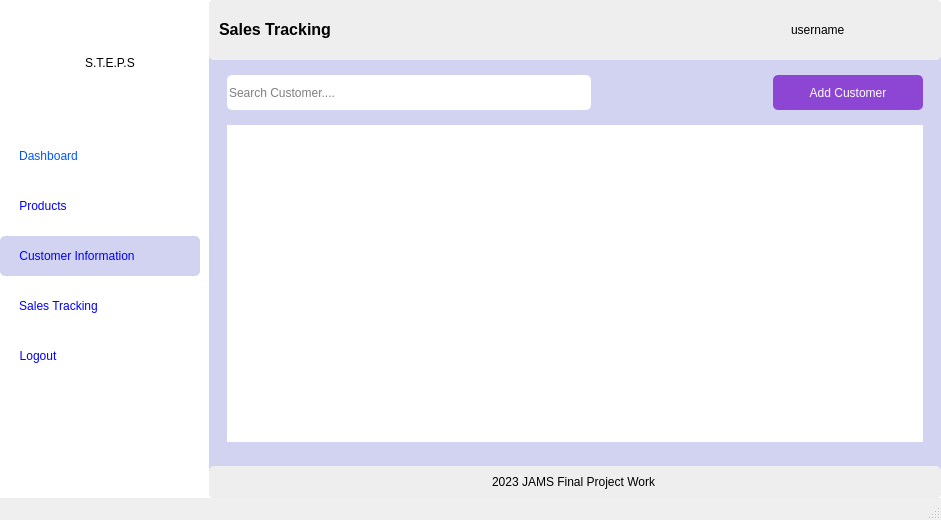
<?xml version="1.0" encoding="UTF-8"?>
<ui version="4.0">
 <class>MainWindow</class>
 <widget class="QMainWindow" name="MainWindow">
  <property name="geometry">
   <rect>
    <x>0</x>
    <y>0</y>
    <width>941</width>
    <height>520</height>
   </rect>
  </property>
  <property name="windowTitle">
   <string>Customers</string>
  </property>
  <property name="styleSheet">
   <string notr="true">MainWindow{
	background-color: #ffe135
}</string>
  </property>
  <widget class="QWidget" name="centralwidget">
   <property name="styleSheet">
    <string notr="true">background-color: rgb(255, 255, 255);</string>
   </property>
   <layout class="QHBoxLayout" name="horizontalLayout">
    <property name="spacing">
     <number>9</number>
    </property>
    <property name="leftMargin">
     <number>0</number>
    </property>
    <property name="topMargin">
     <number>0</number>
    </property>
    <property name="rightMargin">
     <number>0</number>
    </property>
    <property name="bottomMargin">
     <number>0</number>
    </property>
    <item>
     <widget class="QWidget" name="widget_2" native="true">
      <property name="minimumSize">
       <size>
        <width>200</width>
        <height>0</height>
       </size>
      </property>
      <property name="maximumSize">
       <size>
        <width>200</width>
        <height>16777215</height>
       </size>
      </property>
      <property name="styleSheet">
       <string notr="true">border-radius: 5px;</string>
      </property>
      <layout class="QVBoxLayout" name="verticalLayout_8">
       <property name="leftMargin">
        <number>0</number>
       </property>
       <property name="topMargin">
        <number>0</number>
       </property>
       <property name="rightMargin">
        <number>0</number>
       </property>
       <property name="bottomMargin">
        <number>0</number>
       </property>
       <item alignment="Qt::AlignTop">
        <widget class="QWidget" name="widget_3" native="true">
         <property name="sizePolicy">
          <sizepolicy hsizetype="Preferred" vsizetype="Maximum">
           <horstretch>0</horstretch>
           <verstretch>0</verstretch>
          </sizepolicy>
         </property>
         <property name="minimumSize">
          <size>
           <width>200</width>
           <height>400</height>
          </size>
         </property>
         <property name="maximumSize">
          <size>
           <width>200</width>
           <height>800</height>
          </size>
         </property>
         <property name="styleSheet">
          <string notr="true">border-radius: 5px;</string>
         </property>
         <layout class="QVBoxLayout" name="verticalLayout">
          <property name="leftMargin">
           <number>0</number>
          </property>
          <property name="topMargin">
           <number>0</number>
          </property>
          <property name="rightMargin">
           <number>0</number>
          </property>
          <property name="bottomMargin">
           <number>0</number>
          </property>
          <item>
           <widget class="QWidget" name="widget" native="true">
            <property name="sizePolicy">
             <sizepolicy hsizetype="Expanding" vsizetype="Expanding">
              <horstretch>0</horstretch>
              <verstretch>0</verstretch>
             </sizepolicy>
            </property>
            <property name="maximumSize">
             <size>
              <width>16777215</width>
              <height>90</height>
             </size>
            </property>
            <property name="styleSheet">
             <string notr="true"/>
            </property>
            <layout class="QHBoxLayout" name="horizontalLayout_4">
             <item>
              <widget class="QLabel" name="label_2">
               <property name="sizePolicy">
                <sizepolicy hsizetype="Maximum" vsizetype="Maximum">
                 <horstretch>0</horstretch>
                 <verstretch>0</verstretch>
                </sizepolicy>
               </property>
               <property name="maximumSize">
                <size>
                 <width>70</width>
                 <height>70</height>
                </size>
               </property>
               <property name="text">
                <string/>
               </property>
               <property name="pixmap">
                <pixmap>../icons/point-of-sale.png</pixmap>
               </property>
               <property name="scaledContents">
                <bool>true</bool>
               </property>
              </widget>
             </item>
             <item>
              <widget class="QLabel" name="label">
               <property name="styleSheet">
                <string notr="true">font: 81 16pt &quot;Open Sans ExtraBold&quot;;</string>
               </property>
               <property name="text">
                <string>S.T.E.P.S</string>
               </property>
              </widget>
             </item>
            </layout>
           </widget>
          </item>
          <item>
           <widget class="QWidget" name="widget_6" native="true">
            <property name="maximumSize">
             <size>
              <width>16777215</width>
              <height>250</height>
             </size>
            </property>
            <layout class="QVBoxLayout" name="verticalLayout_12">
             <property name="leftMargin">
              <number>0</number>
             </property>
             <property name="topMargin">
              <number>0</number>
             </property>
             <property name="rightMargin">
              <number>0</number>
             </property>
             <property name="bottomMargin">
              <number>0</number>
             </property>
             <item>
              <widget class="QWidget" name="widget_12" native="true">
               <property name="maximumSize">
                <size>
                 <width>16777215</width>
                 <height>40</height>
                </size>
               </property>
               <property name="styleSheet">
                <string notr="true"/>
               </property>
               <layout class="QVBoxLayout" name="verticalLayout_21">
                <property name="leftMargin">
                 <number>19</number>
                </property>
                <property name="topMargin">
                 <number>0</number>
                </property>
                <property name="rightMargin">
                 <number>0</number>
                </property>
                <property name="bottomMargin">
                 <number>0</number>
                </property>
                <item alignment="Qt::AlignLeft">
                 <widget class="QPushButton" name="dashboard">
                  <property name="sizePolicy">
                   <sizepolicy hsizetype="Minimum" vsizetype="Expanding">
                    <horstretch>0</horstretch>
                    <verstretch>0</verstretch>
                   </sizepolicy>
                  </property>
                  <property name="styleSheet">
                   <string notr="true">font: 75 10pt &quot;MS Shell Dlg 2&quot;;
color: rgb(0, 85, 255);</string>
                  </property>
                  <property name="text">
                   <string>Dashboard</string>
                  </property>
                  <property name="icon">
                   <iconset>
                    <normaloff>../icons/dashboard-report-icon.png</normaloff>../icons/dashboard-report-icon.png</iconset>
                  </property>
                 </widget>
                </item>
               </layout>
              </widget>
             </item>
             <item>
              <widget class="QWidget" name="widget_20" native="true">
               <property name="maximumSize">
                <size>
                 <width>16777215</width>
                 <height>40</height>
                </size>
               </property>
               <layout class="QVBoxLayout" name="verticalLayout_22">
                <property name="leftMargin">
                 <number>19</number>
                </property>
                <property name="topMargin">
                 <number>0</number>
                </property>
                <property name="rightMargin">
                 <number>0</number>
                </property>
                <property name="bottomMargin">
                 <number>0</number>
                </property>
                <item alignment="Qt::AlignLeft">
                 <widget class="QPushButton" name="products">
                  <property name="sizePolicy">
                   <sizepolicy hsizetype="Expanding" vsizetype="Expanding">
                    <horstretch>0</horstretch>
                    <verstretch>0</verstretch>
                   </sizepolicy>
                  </property>
                  <property name="minimumSize">
                   <size>
                    <width>0</width>
                    <height>0</height>
                   </size>
                  </property>
                  <property name="styleSheet">
                   <string notr="true">font: 75 10pt &quot;MS Shell Dlg 2&quot;;
color: rgb(0, 0, 255);</string>
                  </property>
                  <property name="text">
                   <string>Products</string>
                  </property>
                  <property name="icon">
                   <iconset>
                    <normaloff>../icons/groceries-icon.png</normaloff>../icons/groceries-icon.png</iconset>
                  </property>
                 </widget>
                </item>
               </layout>
              </widget>
             </item>
             <item>
              <widget class="QWidget" name="widget_22" native="true">
               <property name="maximumSize">
                <size>
                 <width>16777215</width>
                 <height>40</height>
                </size>
               </property>
               <property name="styleSheet">
                <string notr="true">background-color: rgb(210, 210, 241);</string>
               </property>
               <layout class="QVBoxLayout" name="verticalLayout_23">
                <property name="leftMargin">
                 <number>19</number>
                </property>
                <property name="topMargin">
                 <number>0</number>
                </property>
                <property name="rightMargin">
                 <number>0</number>
                </property>
                <property name="bottomMargin">
                 <number>0</number>
                </property>
                <item alignment="Qt::AlignLeft">
                 <widget class="QPushButton" name="customers">
                  <property name="sizePolicy">
                   <sizepolicy hsizetype="Minimum" vsizetype="Expanding">
                    <horstretch>0</horstretch>
                    <verstretch>0</verstretch>
                   </sizepolicy>
                  </property>
                  <property name="styleSheet">
                   <string notr="true">font: 75 10pt &quot;MS Shell Dlg 2&quot;;
color: rgb(0, 0, 255);</string>
                  </property>
                  <property name="text">
                   <string>Customer Information</string>
                  </property>
                  <property name="icon">
                   <iconset>
                    <normaloff>../icons/followers-friends-icon.png</normaloff>../icons/followers-friends-icon.png</iconset>
                  </property>
                 </widget>
                </item>
               </layout>
              </widget>
             </item>
             <item>
              <widget class="QWidget" name="widget_21" native="true">
               <property name="maximumSize">
                <size>
                 <width>16777215</width>
                 <height>40</height>
                </size>
               </property>
               <layout class="QVBoxLayout" name="verticalLayout_24">
                <property name="leftMargin">
                 <number>19</number>
                </property>
                <property name="topMargin">
                 <number>0</number>
                </property>
                <property name="rightMargin">
                 <number>0</number>
                </property>
                <property name="bottomMargin">
                 <number>0</number>
                </property>
                <item alignment="Qt::AlignLeft">
                 <widget class="QPushButton" name="cart">
                  <property name="sizePolicy">
                   <sizepolicy hsizetype="Minimum" vsizetype="Expanding">
                    <horstretch>0</horstretch>
                    <verstretch>0</verstretch>
                   </sizepolicy>
                  </property>
                  <property name="styleSheet">
                   <string notr="true">font: 75 10pt &quot;MS Shell Dlg 2&quot;;
color: rgb(0, 0, 255);</string>
                  </property>
                  <property name="text">
                   <string>Sales Tracking</string>
                  </property>
                  <property name="icon">
                   <iconset>
                    <normaloff>../icons/order-placed-purchased-icon.png</normaloff>../icons/order-placed-purchased-icon.png</iconset>
                  </property>
                 </widget>
                </item>
               </layout>
              </widget>
             </item>
             <item>
              <widget class="QWidget" name="widget_23" native="true">
               <property name="maximumSize">
                <size>
                 <width>16777215</width>
                 <height>40</height>
                </size>
               </property>
               <layout class="QVBoxLayout" name="verticalLayout_25">
                <property name="leftMargin">
                 <number>19</number>
                </property>
                <property name="topMargin">
                 <number>0</number>
                </property>
                <property name="rightMargin">
                 <number>0</number>
                </property>
                <property name="bottomMargin">
                 <number>0</number>
                </property>
                <item alignment="Qt::AlignLeft">
                 <widget class="QPushButton" name="logout">
                  <property name="sizePolicy">
                   <sizepolicy hsizetype="Minimum" vsizetype="Expanding">
                    <horstretch>0</horstretch>
                    <verstretch>0</verstretch>
                   </sizepolicy>
                  </property>
                  <property name="styleSheet">
                   <string notr="true">font: 75 10pt &quot;MS Shell Dlg 2&quot;;
color: rgb(0, 0, 255);</string>
                  </property>
                  <property name="text">
                   <string>Logout</string>
                  </property>
                  <property name="icon">
                   <iconset>
                    <normaloff>../icons/sign-out-icon.png</normaloff>../icons/sign-out-icon.png</iconset>
                  </property>
                 </widget>
                </item>
               </layout>
              </widget>
             </item>
            </layout>
           </widget>
          </item>
         </layout>
        </widget>
       </item>
      </layout>
     </widget>
    </item>
    <item>
     <widget class="QWidget" name="widget_9" native="true">
      <property name="styleSheet">
       <string notr="true">background-color: rgb(210, 210, 241);
border-radius: 5px;</string>
      </property>
      <layout class="QVBoxLayout" name="verticalLayout_9">
       <property name="leftMargin">
        <number>0</number>
       </property>
       <property name="topMargin">
        <number>0</number>
       </property>
       <property name="rightMargin">
        <number>0</number>
       </property>
       <property name="bottomMargin">
        <number>0</number>
       </property>
       <item>
        <widget class="QWidget" name="widget_5" native="true">
         <property name="minimumSize">
          <size>
           <width>0</width>
           <height>60</height>
          </size>
         </property>
         <property name="styleSheet">
          <string notr="true">background-color: rgb(238, 238, 238);</string>
         </property>
         <layout class="QHBoxLayout" name="horizontalLayout_3">
          <property name="leftMargin">
           <number>0</number>
          </property>
          <property name="topMargin">
           <number>0</number>
          </property>
          <property name="rightMargin">
           <number>0</number>
          </property>
          <property name="bottomMargin">
           <number>0</number>
          </property>
          <item>
           <widget class="QLabel" name="label_3">
            <property name="styleSheet">
             <string notr="true">font: 81 8pt &quot;Open Sans ExtraBold&quot;;</string>
            </property>
            <property name="text">
             <string>&lt;html&gt;&lt;head/&gt;&lt;body&gt;&lt;p&gt;&lt;span style=&quot; font-size:12pt; font-weight:600;&quot;&gt;Sales Tracking&lt;/span&gt;&lt;/p&gt;&lt;/body&gt;&lt;/html&gt;</string>
            </property>
            <property name="margin">
             <number>9</number>
            </property>
            <property name="indent">
             <number>10</number>
            </property>
           </widget>
          </item>
          <item>
           <widget class="QLabel" name="image">
            <property name="minimumSize">
             <size>
              <width>45</width>
              <height>45</height>
             </size>
            </property>
            <property name="maximumSize">
             <size>
              <width>50</width>
              <height>50</height>
             </size>
            </property>
            <property name="styleSheet">
             <string notr="true">border-radius: 50% !important;</string>
            </property>
            <property name="text">
             <string/>
            </property>
            <property name="pixmap">
             <pixmap>../../../../../Pictures/dall-e-2.jpg</pixmap>
            </property>
            <property name="scaledContents">
             <bool>true</bool>
            </property>
           </widget>
          </item>
          <item>
           <widget class="QLabel" name="username">
            <property name="minimumSize">
             <size>
              <width>0</width>
              <height>0</height>
             </size>
            </property>
            <property name="maximumSize">
             <size>
              <width>150</width>
              <height>16777215</height>
             </size>
            </property>
            <property name="styleSheet">
             <string notr="true">font: 12pt &quot;Lucida Sans Unicode&quot;;</string>
            </property>
            <property name="text">
             <string>username</string>
            </property>
           </widget>
          </item>
         </layout>
        </widget>
       </item>
       <item>
        <widget class="QWidget" name="widget_10" native="true">
         <property name="sizePolicy">
          <sizepolicy hsizetype="Expanding" vsizetype="Expanding">
           <horstretch>0</horstretch>
           <verstretch>0</verstretch>
          </sizepolicy>
         </property>
         <property name="minimumSize">
          <size>
           <width>475</width>
           <height>198</height>
          </size>
         </property>
         <layout class="QVBoxLayout" name="verticalLayout_6">
          <item>
           <widget class="QWidget" name="widget_25" native="true">
            <property name="sizePolicy">
             <sizepolicy hsizetype="Preferred" vsizetype="Expanding">
              <horstretch>0</horstretch>
              <verstretch>0</verstretch>
             </sizepolicy>
            </property>
            <property name="maximumSize">
             <size>
              <width>16777215</width>
              <height>35</height>
             </size>
            </property>
            <layout class="QHBoxLayout" name="horizontalLayout_2">
             <property name="leftMargin">
              <number>9</number>
             </property>
             <property name="topMargin">
              <number>0</number>
             </property>
             <property name="rightMargin">
              <number>9</number>
             </property>
             <property name="bottomMargin">
              <number>0</number>
             </property>
             <item>
              <widget class="QWidget" name="widget_4" native="true">
               <layout class="QVBoxLayout" name="verticalLayout_5">
                <property name="leftMargin">
                 <number>0</number>
                </property>
                <property name="topMargin">
                 <number>0</number>
                </property>
                <property name="rightMargin">
                 <number>0</number>
                </property>
                <property name="bottomMargin">
                 <number>0</number>
                </property>
                <item>
                 <widget class="QLineEdit" name="search">
                  <property name="sizePolicy">
                   <sizepolicy hsizetype="Expanding" vsizetype="Expanding">
                    <horstretch>0</horstretch>
                    <verstretch>0</verstretch>
                   </sizepolicy>
                  </property>
                  <property name="maximumSize">
                   <size>
                    <width>364</width>
                    <height>35</height>
                   </size>
                  </property>
                  <property name="styleSheet">
                   <string notr="true">background-color: rgb(255, 255, 255);
font: 10pt &quot;Open Sans&quot;;</string>
                  </property>
                  <property name="placeholderText">
                   <string>Search Customer....</string>
                  </property>
                 </widget>
                </item>
               </layout>
              </widget>
             </item>
             <item>
              <widget class="QWidget" name="widget_11" native="true">
               <property name="sizePolicy">
                <sizepolicy hsizetype="Expanding" vsizetype="Preferred">
                 <horstretch>0</horstretch>
                 <verstretch>0</verstretch>
                </sizepolicy>
               </property>
               <property name="maximumSize">
                <size>
                 <width>120</width>
                 <height>16777215</height>
                </size>
               </property>
               <layout class="QVBoxLayout" name="verticalLayout_7">
                <property name="leftMargin">
                 <number>0</number>
                </property>
                <property name="topMargin">
                 <number>0</number>
                </property>
                <property name="rightMargin">
                 <number>0</number>
                </property>
                <property name="bottomMargin">
                 <number>0</number>
                </property>
               </layout>
              </widget>
             </item>
             <item>
              <widget class="QWidget" name="widget_8" native="true">
               <property name="maximumSize">
                <size>
                 <width>150</width>
                 <height>16777215</height>
                </size>
               </property>
               <layout class="QVBoxLayout" name="verticalLayout_4">
                <property name="spacing">
                 <number>6</number>
                </property>
                <property name="leftMargin">
                 <number>0</number>
                </property>
                <property name="topMargin">
                 <number>0</number>
                </property>
                <property name="rightMargin">
                 <number>0</number>
                </property>
                <property name="bottomMargin">
                 <number>0</number>
                </property>
               </layout>
              </widget>
             </item>
             <item>
              <widget class="QWidget" name="widget_7" native="true">
               <property name="maximumSize">
                <size>
                 <width>150</width>
                 <height>16777215</height>
                </size>
               </property>
               <layout class="QVBoxLayout" name="verticalLayout_3">
                <property name="leftMargin">
                 <number>0</number>
                </property>
                <property name="topMargin">
                 <number>0</number>
                </property>
                <property name="rightMargin">
                 <number>0</number>
                </property>
                <property name="bottomMargin">
                 <number>0</number>
                </property>
                <item>
                 <widget class="QPushButton" name="add_new_cat_2">
                  <property name="sizePolicy">
                   <sizepolicy hsizetype="Expanding" vsizetype="Expanding">
                    <horstretch>0</horstretch>
                    <verstretch>0</verstretch>
                   </sizepolicy>
                  </property>
                  <property name="maximumSize">
                   <size>
                    <width>150</width>
                    <height>50</height>
                   </size>
                  </property>
                  <property name="styleSheet">
                   <string notr="true">background-color: rgb(141, 70, 212);
color: rgb(255, 255, 255);
font: 75 11pt &quot;Open Sans Extrabold&quot;;</string>
                  </property>
                  <property name="text">
                   <string>Add Customer</string>
                  </property>
                  <property name="icon">
                   <iconset>
                    <normaloff>../icons/icons8-customer-64.png</normaloff>../icons/icons8-customer-64.png</iconset>
                  </property>
                  <property name="iconSize">
                   <size>
                    <width>32</width>
                    <height>22</height>
                   </size>
                  </property>
                 </widget>
                </item>
               </layout>
              </widget>
             </item>
            </layout>
           </widget>
          </item>
          <item>
           <widget class="QFrame" name="frame_7">
            <property name="sizePolicy">
             <sizepolicy hsizetype="Preferred" vsizetype="Expanding">
              <horstretch>0</horstretch>
              <verstretch>0</verstretch>
             </sizepolicy>
            </property>
            <layout class="QVBoxLayout" name="verticalLayout_10">
             <item>
              <widget class="QTableWidget" name="customer_table">
               <property name="font">
                <font>
                 <family>Open Sans ExtraBold</family>
                 <pointsize>10</pointsize>
                 <weight>75</weight>
                 <bold>true</bold>
                </font>
               </property>
               <property name="cursor" stdset="0">
                <cursorShape>PointingHandCursor</cursorShape>
               </property>
               <property name="autoFillBackground">
                <bool>true</bool>
               </property>
               <property name="styleSheet">
                <string notr="true">background-color: rgb(255, 255, 255);</string>
               </property>
              </widget>
             </item>
            </layout>
           </widget>
          </item>
         </layout>
        </widget>
       </item>
       <item>
        <widget class="QWidget" name="widget_13" native="true">
         <property name="styleSheet">
          <string notr="true">background-color: rgb(238, 238, 238);</string>
         </property>
         <layout class="QVBoxLayout" name="verticalLayout_2">
          <item alignment="Qt::AlignHCenter">
           <widget class="QLabel" name="label_8">
            <property name="text">
             <string>2023 JAMS Final Project Work</string>
            </property>
           </widget>
          </item>
         </layout>
        </widget>
       </item>
      </layout>
     </widget>
    </item>
   </layout>
  </widget>
  <widget class="QStatusBar" name="statusbar"/>
  <widget class="QMenuBar" name="menubar">
   <property name="geometry">
    <rect>
     <x>0</x>
     <y>0</y>
     <width>941</width>
     <height>21</height>
    </rect>
   </property>
  </widget>
 </widget>
 <resources>
  <include location="../resources.qrc"/>
 </resources>
 <connections/>
</ui>
